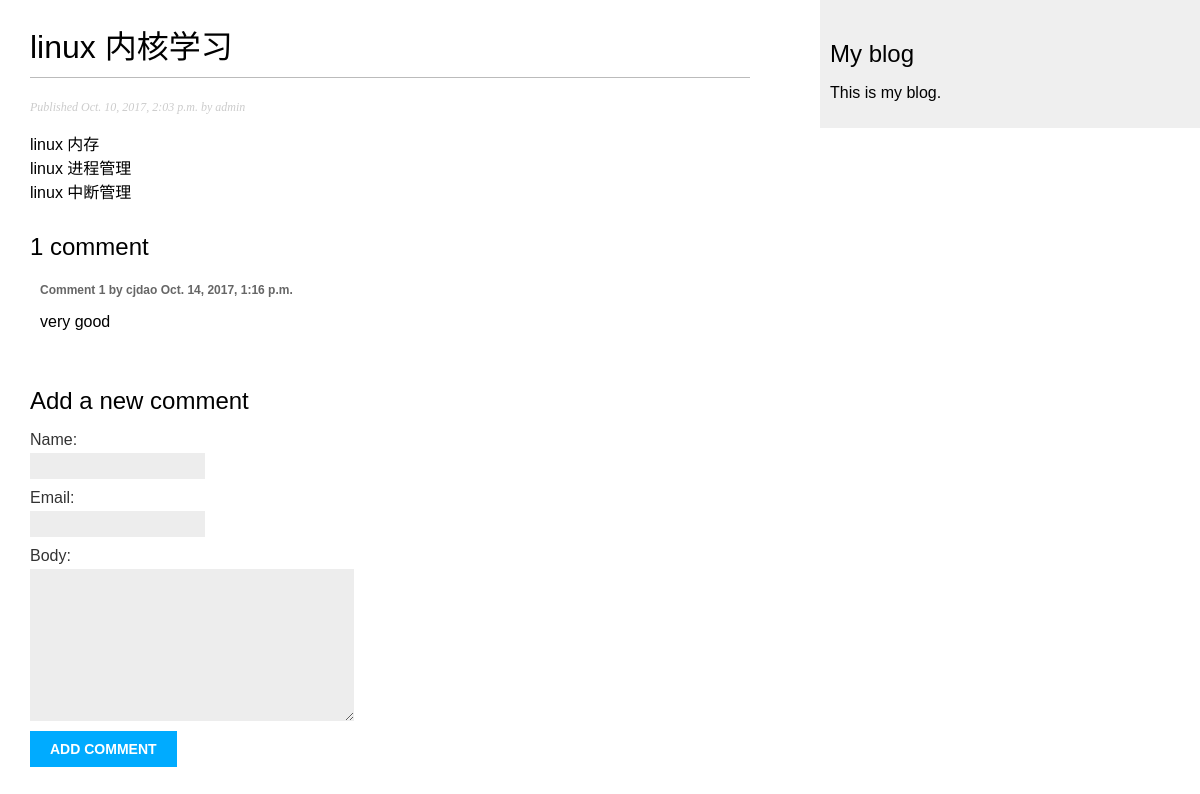
The page /blog/2017/10/10/asdfafdafdf/ on the database its author committed.
### blog/models.py (models this page shows, shortened)
class Post(models.Model):
    STATUS_CHOICES = (
        ('draft', 'Draft'),
        ('published', 'Published')
    )
    title = models.CharField(max_length=250)
    slug = models.SlugField(max_length=250, unique_for_date='publish')
    author = models.ForeignKey(User, related_name='blog_posts')
    body = models.TextField()
    publish = models.DateTimeField(default=timezone.now)
    created = models.DateTimeField(auto_now_add=True)
    updated = models.DateTimeField(auto_now=True)
    status = models.CharField(max_length=10, choices=STATUS_CHOICES, default='draft')
    tags = TaggableManager()
    class Meta:
        ordering = ('-publish',)
    objects = models.Manager()
    published = PublishedManager()

class Comment(models.Model):
    post = models.ForeignKey(Post, related_name='comments')
    name = models.CharField(max_length=80)
    email = models.EmailField()
    body = models.TextField()
    created = models.DateTimeField(auto_now_add=True)
    updated = models.DateTimeField(auto_now=True)
    active = models.BooleanField(default=True)
    class Meta:
        ordering = ('created',)

### blog/views.py (the view)
def post_detail(request, year, month, day, post):
    post = get_object_or_404(Post, slug=post,
                                   status='published',
                                   publish__year=year,
                                   publish__month=month,
                                   publish__day=day)
    comments = post.comments.filter(active=True)
    if request.method == 'POST':
        comment_form = CommentForm(data=request.POST)
        if comment_form.is_valid():
            new_comment = comment_form.save(commit=False)
            new_comment.post = post
            new_comment.save()
    else:
        comment_form = CommentForm()
    return render(request, 'blog/post/detail.html',
                           {'post':post,
                            'comments':comments,
                            'comment_form':comment_form})

### blog/forms.py
class CommentForm(forms.ModelForm):
    class Meta:
        model = Comment
        fields = ('name', 'email', 'body')

### blog/templates/blog/post/detail.html (shortened to what this page needs)
{% extends "blog/base.html" %}
{% block content %}
<h1>{{ post.title }}</h1>
    <p class="date">
    Published {{ post.publish }} by {{ post.author }}
    </p>
{{ post.body|linebreaks }}
{% with comments.count as total_comments %}
    <h2>
        {{ total_comments  }} comment {{ total_comments|pluralize }}
    </h2>
{% endwith %}
{% for comment in comments %}
   <div class="comment">
    <p class="info">
       Comment {{ forloop.counter }} by {{ comment.name }}
       {{ comment.created }}
    </p>
    {{ comment.body|linebreaks }}
   </div>
{% empty %}
   <p>There are no comments yet.</p>
{% endfor %}
{% if new_comment %}
    <h2>Your comment has been added</h2>
{% else  %}
    <h2>Add a new comment</h2>
    <form action="." method="post">
       {{comment_form.as_p}}
       <p><input type="submit" value="Add comment"></p>
    </form>
{% endif  %}
{% endblock %}

### blog/static/css/blog.css (style rules this page uses)
body { margin:0; padding:0; font-family:helvetica, sans-serif; }
h1 { font-weight:normal; border-bottom:1px solid #bbb; padding:0 0 10px 0; }
h2 { font-weight:normal; margin:30px 0 0; }
p.date { color:#ccc; font-family: georgia, serif; font-size: 12px; font-style: italic; }
label { float:left; clear:both; color:#333; margin-bottom:4px; }
input, textarea { clear:both; float:left; margin:0 0 10px; background:#ededed; border:0; padding:6px 10px; font-size:12px; }
input[type=submit] { font-weight:bold; background:#00abff; color:#fff; padding:10px 20px; font-size:14px; text-transform:uppercase; }
.comment { padding:10px; }
.comment .info { font-weight:bold; font-size:12px; color:#666; }

### rows shown on the page
Post: title "linux 内核学习", publish "Oct. 10, 2017, 2:03 p.m.", author "admin", body "linux 内存 linux 进程管理 linux 中断管理"
Comment: name "cjdao", created "Oct. 14, 2017, 1:16 p.m.", body "very good"

### other values the page prints
{{ total_comments }} "1"
